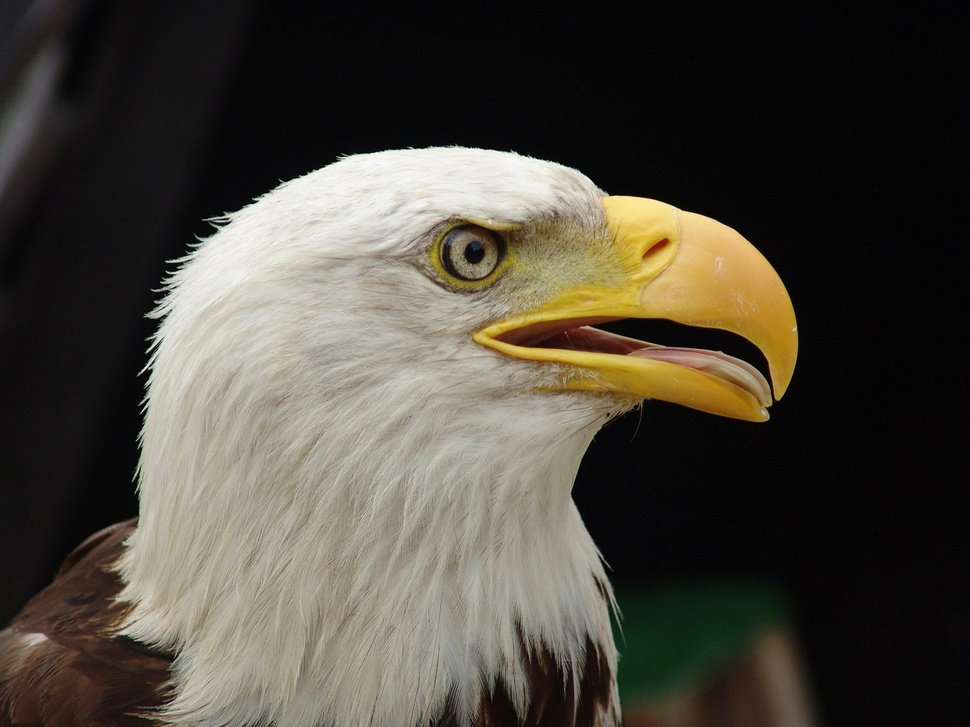
%> input picture im2.jpg, 970 x 727 px, shrunk from 1599 x 1199 before the run
$ octave zerocrossing.m   (GNU Octave 9; MATLAB toolbox functions it lacks are replaced by stand-ins)
%> lines starting %> are read from the running program, lines starting %| are printed output that depends on the picture; in (x1, y1, x2, y2) boxes, pixels count from 0 and x2, y2 are one past the last pixel; in counts of white or black regions, pixels touching at a corner belong together; the program's own positions count from 1
close all

I=imread('im2.jpg');
%> I is the input picture: size 727x970x3 uint8; mean R, G, B 75.9, 71.5, 61.7
I=rgb2gray(I);
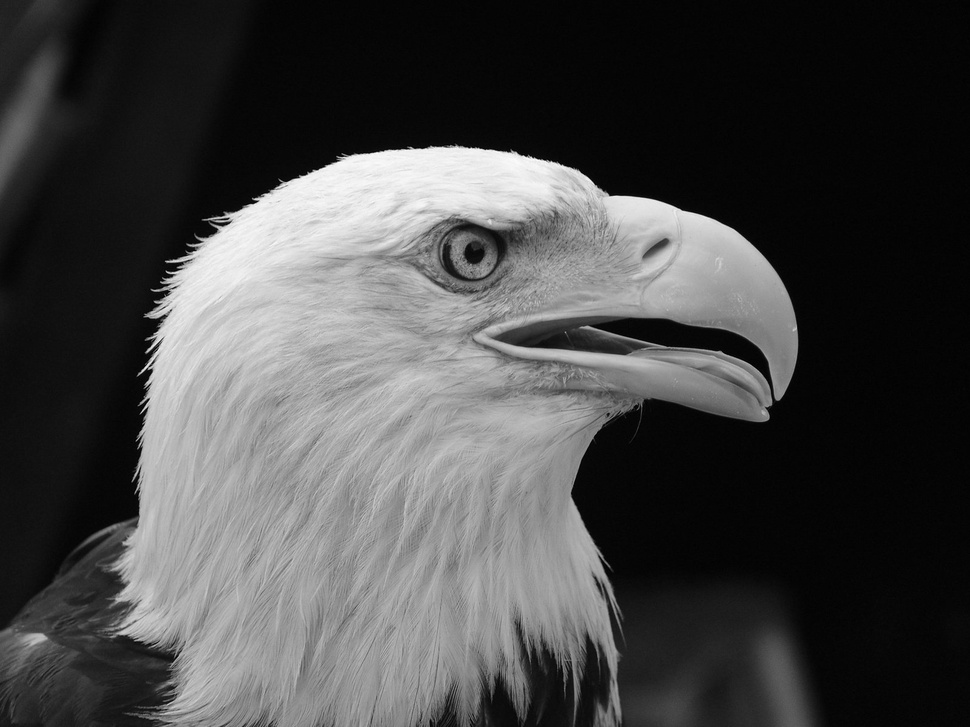
%> I: size 727x970 uint8; min 0, max 253, mean 71.7
%%imshow(I)

threshold=0.02;
BW = edge(I,'zerocross',threshold);
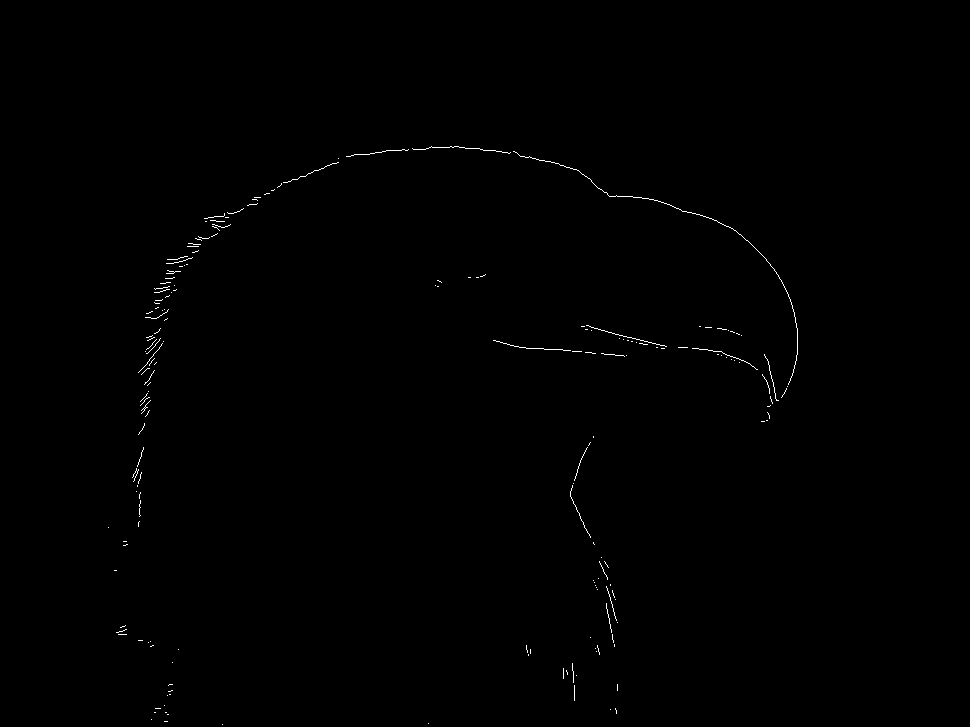
%> BW: size 727x970 logical; 0.3% white in thin lines or dots, all inside (x1, y1, x2, y2) = (108, 146, 798, 725)

imshow(BW);
